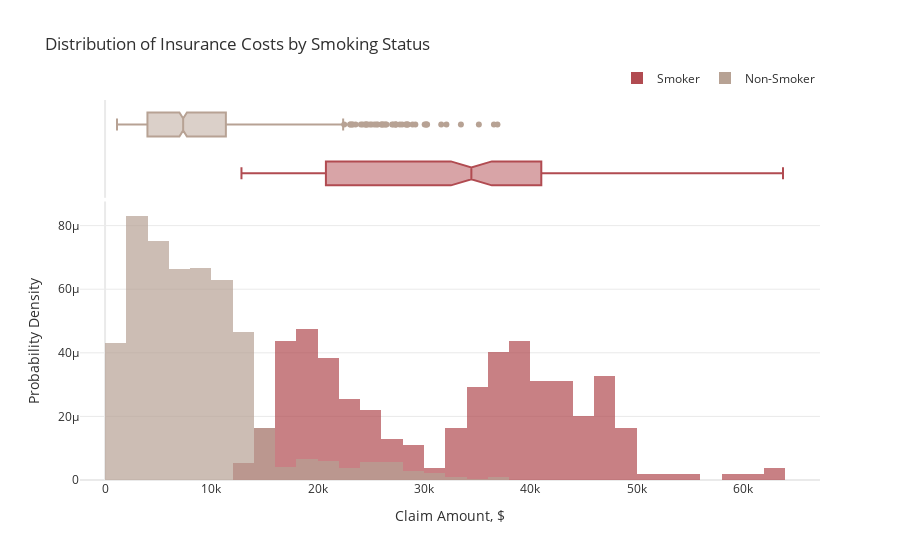

The notebook cell this image was saved under:
### Markdown cell above
Across all regions, the boxplots reveal that insurance charges are positively skewed and include numerous large outliers. The Southeast region exhibits the most variability in charges, encompassing both the highest claim in the dataset (over $63,000) and the lowest ($1,121). While the Northeast region has the highest median cost, the overlapping notches in the boxplots suggest these median claim amounts are likely not statistically different.

### Code cell
fig=px.histogram(ins, x='charges', color='smoker', opacity=0.7, barmode='overlay',
                 histnorm='probability density', marginal='box', 
                 title="Distribution of Insurance Costs by Smoking Status",
                 color_discrete_sequence=['#B14B51','#B7A294']) 
fig.update_layout(font_color="#303030", xaxis_title='Claim Amount, $',
                  yaxis=dict(title='Probability Density', gridcolor='#EAEAEA', zerolinecolor='#EAEAEA'),
                  legend=dict(orientation="h", yanchor="bottom", y=1.02, xanchor="right", x=1, title=""))
fig.update_xaxes(showgrid=False, zerolinecolor='#EAEAEA')
fig.show()

### Figure 1 — Plotly figure (JSON) as saved in the notebook; plotly's stock layout.template omitted (floating-point values rounded to 4 significant figures; data arrays with more than 128 entries replaced by an {"elided": "..."} marker saying what was removed)
{"data": [{"bingroup": "x", "histnorm": "probability density", "hovertemplate": "smoker=Smoker<br>charges=%{x}<br>probability density=%{y}<extra></extra>", "legendgroup": "Smoker", "marker": {"color": "#B14B51", "opacity": 0.7, "pattern": {"shape": ""}}, "name": "Smoker", "orientation": "v", "showlegend": true, "type": "histogram", "x": {"elided": "274 float values"}, "xaxis": "x", "yaxis": "y"}, {"hovertemplate": "smoker=Smoker<br>charges=%{x}<extra></extra>", "legendgroup": "Smoker", "marker": {"color": "#B14B51"}, "name": "Smoker", "notched": true, "showlegend": false, "type": "box", "x": {"elided": "274 float values"}, "xaxis": "x2", "yaxis": "y2"}, {"bingroup": "x", "histnorm": "probability density", "hovertemplate": "smoker=Non-Smoker<br>charges=%{x}<br>probability density=%{y}<extra></extra>", "legendgroup": "Non-Smoker", "marker": {"color": "#B7A294", "opacity": 0.7, "pattern": {"shape": ""}}, "name": "Non-Smoker", "orientation": "v", "showlegend": true, "type": "histogram", "x": {"elided": "1064 float values"}, "xaxis": "x", "yaxis": "y"}, {"hovertemplate": "smoker=Non-Smoker<br>charges=%{x}<extra></extra>", "legendgroup": "Non-Smoker", "marker": {"color": "#B7A294"}, "name": "Non-Smoker", "notched": true, "showlegend": false, "type": "box", "x": {"elided": "1064 float values"}, "xaxis": "x2", "yaxis": "y2"}], "layout": {"barmode": "overlay", "font": {"color": "#303030"}, "legend": {"orientation": "h", "title": {"text": ""}, "tracegroupgap": 0, "x": 1, "xanchor": "right", "y": 1.02, "yanchor": "bottom"}, "title": {"text": "Distribution of Insurance Costs by Smoking Status"}, "xaxis": {"anchor": "y", "domain": [0, 1], "showgrid": false, "title": {"text": "Claim Amount, $"}, "zerolinecolor": "#EAEAEA"}, "xaxis2": {"anchor": "y2", "domain": [0, 1], "matches": "x", "showgrid": false, "showticklabels": false, "zerolinecolor": "#EAEAEA"}, "yaxis": {"anchor": "x", "domain": [0, 0.7326], "gridcolor": "#EAEAEA", "title": {"text": "Probability Density"}, "zerolinecolor": "#EAEAEA"}, "yaxis2": {"anchor": "x2", "domain": [0.7426, 1], "matches": "y2", "showgrid": false, "showline": false, "showticklabels": false, "ticks": ""}}}
